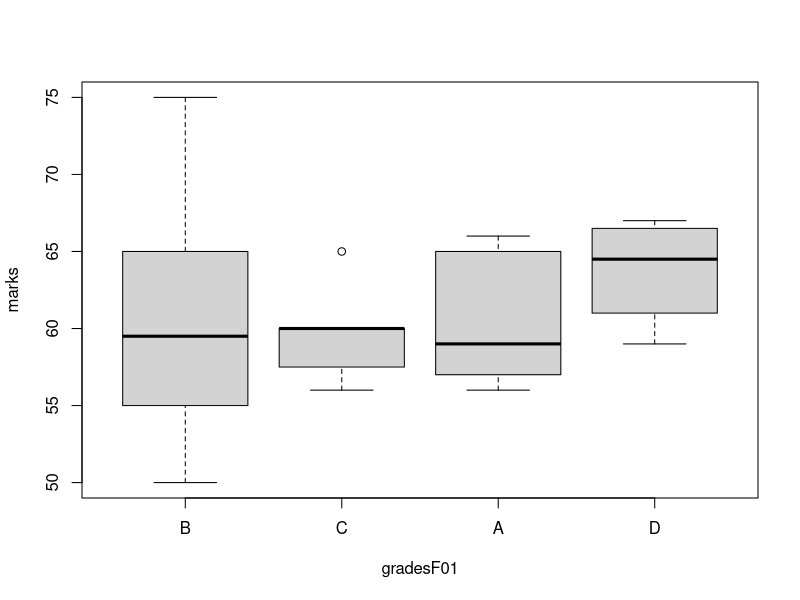
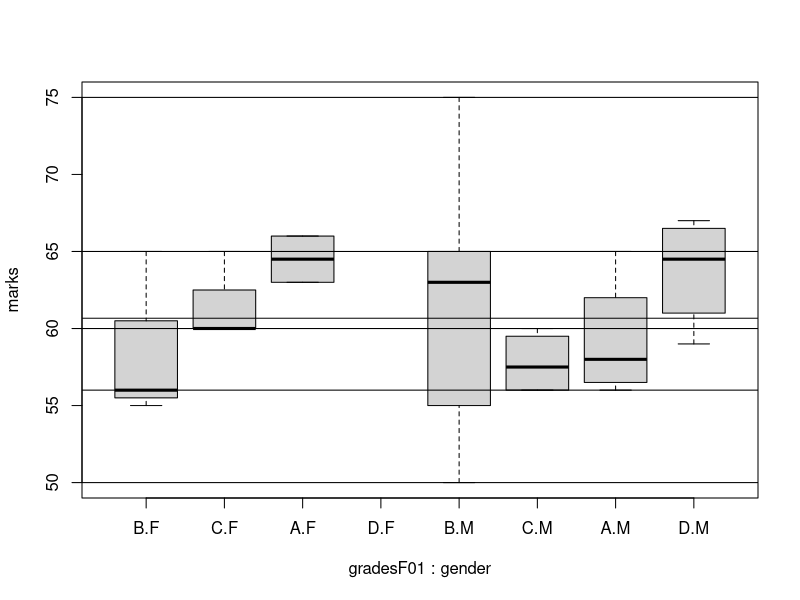

The R source for these figures, in order:
grades=sample(c(LETTERS[1:4]),size=30,replace=T,prob=c(0.4,0.2,0.3,0.1)) #create a vector
summary(grades)
gradesF=factor(grades)
summary(gradesF)
table(grades)
table(gradesF)
class(gradesF)
(gradesF0=factor(grades,ordered=T))
(gradesF01=factor(grades,ordered=T,levels=c('B','C','A','D'))) #creating custom order
summary(gradesF01)
(marks=ceiling(rnorm(30,mean=60,sd=5)))
gender=factor(sample(c('M','F'),size=30,replace=T))
?ceiling
(student1=data.frame(marks,gender,gradesF01))
boxplot(marks~gradesF01,data=student1)
boxplot(marks~gradesF01+gender,data=student1)
summary(marks)
abline(h=summary(marks))
quantile(marks)
